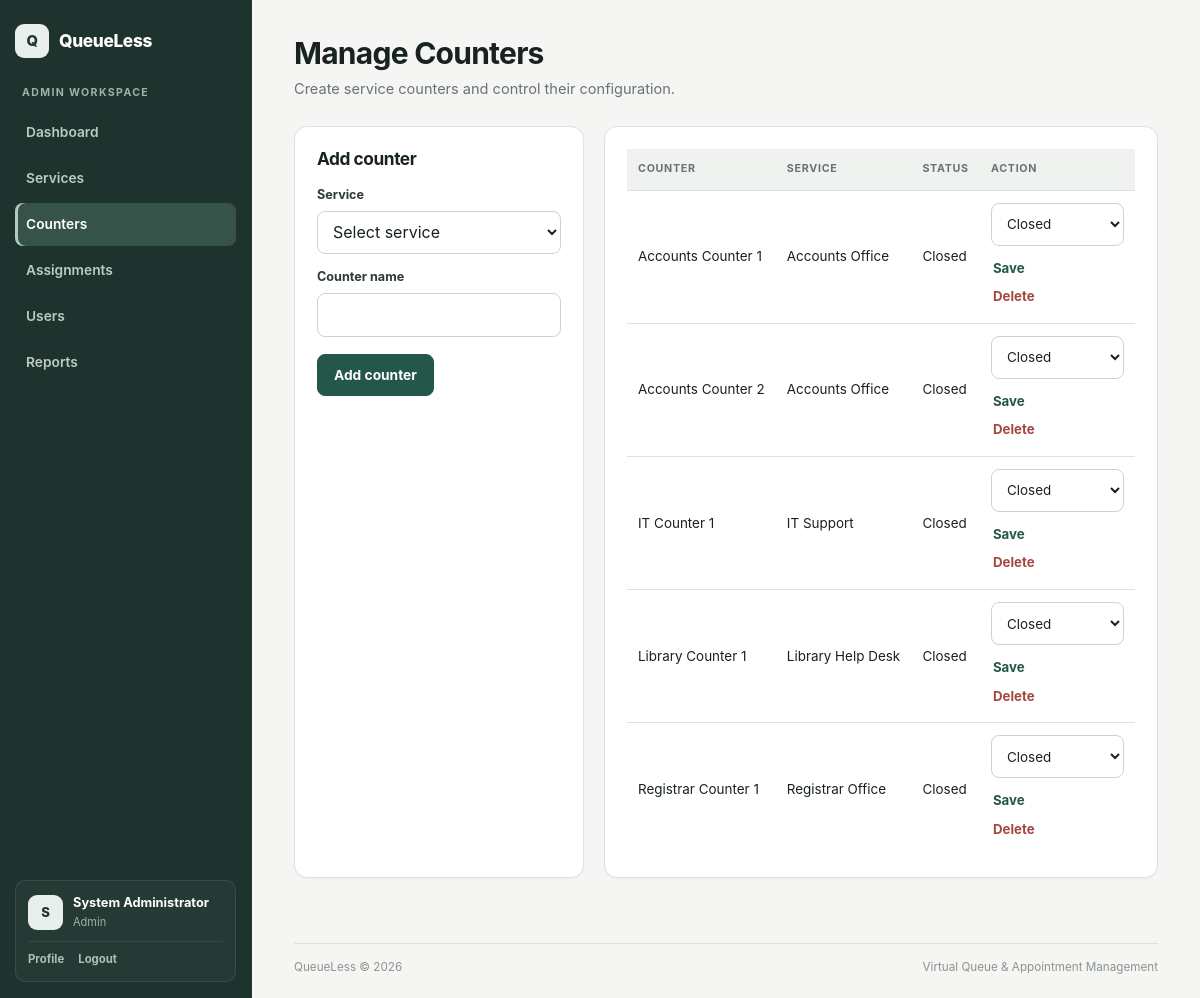
The app's page /index.php?action=admin_counters (signed in) with its own data.
### tables this page shows
CREATE TABLE counters (
    counter_id INT AUTO_INCREMENT PRIMARY KEY,
    service_id INT NOT NULL,
    counter_name VARCHAR(80) NOT NULL,
    status ENUM('Open','Closed') NOT NULL DEFAULT 'Closed',
    FOREIGN KEY (service_id) REFERENCES services(service_id)
);

CREATE TABLE services (
    service_id INT AUTO_INCREMENT PRIMARY KEY,
    name VARCHAR(100) NOT NULL,
    token_prefix VARCHAR(5) NOT NULL,
    description TEXT,
    status ENUM('Active','Inactive') NOT NULL DEFAULT 'Active'
);

### controllers/AdminController.php (called while the page is built, shortened)
<?php
class AdminController {
    private $counters;
    public function __construct($conn) {
        $this->counters = new CounterModel($conn);
    }
    public function counters() {
        $counters = $this->counters->getAll();
        require 'views/admin/counters.php';
    }
}
?>

### models/CounterModel.php (called while the page is built, shortened)
<?php
class CounterModel {
    private $conn;
    public function __construct($conn) {
        $this->conn = $conn;
    }
    public function getAll() {
        $sql = "SELECT c.*, s.name AS service_name
                FROM counters c
                JOIN services s ON c.service_id = s.service_id
                ORDER BY s.name, c.counter_name";
        return $this->conn->query($sql);
    }
}
?>

### views/admin/counters.php (the view, shortened to what this page needs)
<?php
require 'views/includes/header.php';
?>
<div class="page-head">
    <div>
        <h1>
            Manage Counters
        </h1>
        <p>
            Create service counters and control their configuration.
        </p>
    </div>
</div>
<div class="two-col admin">
    <section class="card">
        <h2>
            Add counter
        </h2>
        <form method="POST" action="index.php?action=save_counter">
            <label>
                Service
            </label>
            <select name="service_id">
                <option value="">
                    Select service
                </option>
            </select>
            <label>
                Counter name
            </label>
            <input type="text" name="counter_name">
            <button class="button">
                Add counter
            </button>
        </form>
    </section>
    <section class="card table-wrap">
        <table>
            <thead>
                <tr>
                    <th>
                        Counter
                    </th>
                    <th>
                        Service
                    </th>
                    <th>
                        Status
                    </th>
                    <th>
                        Action
                    </th>
                </tr>
            </thead>
            <tbody>
                <?php while ($c = $counters->fetch_assoc()): ?>
                    <tr>
                        <td>
                            <?php echo htmlspecialchars($c['counter_name']); ?>
                        </td>
                        <td>
                            <?php echo htmlspecialchars($c['service_name']); ?>
                        </td>
                        <td>
                            <?php echo htmlspecialchars($c['status']); ?>
                        </td>
                        <td>
                            <form method="POST" action="index.php?action=save_counter" class="inline-actions">
                                <select name="status">
                                    <option <?php echo $c['status']==='Closed'?'selected':''; ?>>
                                        Closed
                                    </option>
                                </select>
                                <button class="text-button">
                                    Save
                                </button>
                            </form>
                            <form method="POST" action="index.php?action=delete_counter" onsubmit="return confirm('Remove this counter?');">
                                <button class="text-button danger-text">
                                    Delete
                                </button>
                            </form>
                        </td>
                    </tr>
                <?php endwhile; ?>
            </tbody>
        </table>
    </section>
</div>
<?php require 'views/includes/footer.php'; ?>

### index.php (shortened to what this page needs)
<?php
require_once 'config/config.php';
require_once 'models/CounterModel.php';
require_once 'controllers/ProfileController.php';
require_once 'controllers/AdminController.php';
$action = $_GET['action'] ?? 'home';
$auth = new AuthController($conn);
$profile = new ProfileController($conn);
$customer = new CustomerController($conn);
$staff = new StaffController($conn);
$admin = new AdminController($conn);
$ajax = new AjaxController($conn);
if ($action === 'home') {
    require 'views/public/home.php';
} elseif ($action === 'login') {
    $auth->login();
} elseif ($action === 'register') {
    $auth->register();
} elseif ($action === 'logout') {
    $auth->logout();
} elseif ($action === 'forgot_password') {
    $auth->forgotPassword();
} elseif ($action === 'reset_password') {
    $auth->resetPassword();
} elseif ($action === 'profile') {
    $profile->index();
} elseif ($action === 'update_profile') {
    $profile->update();
} elseif ($action === 'change_password') {
    $profile->changePassword();
} elseif ($action === 'deactivate_account') {
    $profile->deactivate();
} elseif ($action === 'services') {
    $customer->services();
} elseif ($action === 'join_queue') {
    $customer->joinQueue();
} elseif ($action === 'cancel_token') {
    $customer->cancelToken();
} elseif ($action === 'appointments') {
    $customer->appointments();
} elseif ($action === 'book_appointment') {
    $customer->bookAppointment();
} elseif ($action === 'cancel_appointment') {
    $customer->cancelAppointment();
} elseif ($action === 'check_in') {
    $customer->checkIn();
} elseif ($action === 'counter_status') {
    $staff->counterStatus();
} elseif ($action === 'call_next') {
    $staff->queueAction('call');
} elseif ($action === 'start_serving') {
    $staff->queueAction('serve');
} elseif ($action === 'recall_token') {
    $staff->queueAction('recall');
} elseif ($action === 'skip_token') {
    $staff->queueAction('skip');
} elseif ($action === 'complete_token') {
    $staff->queueAction('complete');
} elseif ($action === 'admin_services') {
    $admin->services();
} elseif ($action === 'save_service') {
    $admin->saveService();
} elseif ($action === 'delete_service') {
    $admin->deleteService();
} elseif ($action === 'admin_users') {
    $admin->users();
} elseif ($action === 'create_staff') {
    $admin->createStaff();
} elseif ($action === 'user_status') {
    $admin->userStatus();
} elseif ($action === 'admin_counters') {
    $admin->counters();
} elseif ($action === 'save_counter') {
    $admin->saveCounter();
} elseif ($action === 'delete_counter') {
    $admin->deleteCounter();
} elseif ($action === 'admin_assignments') {
    $admin->assignments();
} elseif ($action === 'assign_staff') {
    $admin->assignStaff();
} elseif ($action === 'admin_reports') {
    $admin->reports();
} elseif ($action === 'ajax_check_email') {
    $ajax->checkEmail();
} elseif ($action === 'ajax_check_username') {
    $ajax->checkUsername();
} elseif ($action === 'ajax_validate_password') {
    $ajax->validatePassword();
} elseif ($action === 'ajax_public_services') {
    $ajax->publicServices();
} elseif ($action === 'ajax_queue_status') {
    $ajax->queueStatus();
} elseif ($action === 'ajax_service_stats') {
    $ajax->serviceStats();
} elseif ($action === 'ajax_staff_queue') {
    $ajax->staffQueue();
} else {
    http_response_code(404);
    echo 'Page not found.';
}
?>

### views/includes/header.php (shortened to what this page needs)
<?php
$role = $_SESSION['role'] ?? '';
$full_name = $_SESSION['full_name'] ?? '';
$currentAction = $_GET['action'] ?? 'dashboard';
$display_name = $full_name;
function navActive($actions, $currentAction) {
    if (!is_array($actions)) {
        $actions = [$actions];
    }
    return in_array($currentAction, $actions, true) ? 'active' : '';
}
function navIcon($name) {
    $icons = [
        'dashboard' => '<svg class="nav-icon" viewBox="0 0 24 24" fill="none" stroke="currentColor" stroke-width="1.8"><rect x="3" y="3" width="7" height="7" rx="2"/><rect x="14" y="3" width="7" height="7" rx="2"/><rect x="3" y="14" width="7" height="7" rx="2"/><rect x="14" y="14" width="7" height="7" rx="2"/></svg>',
        'services' => '<svg class="nav-icon" viewBox="0 0 24 24" fill="none" stroke="currentColor" stroke-width="1.8"><path d="M4 6h16M4 12h16M4 18h10"/><circle cx="18" cy="18" r="2.5"/></svg>',
        'appointments' => '<svg class="nav-icon" viewBox="0 0 24 24" fill="none" stroke="currentColor" stroke-width="1.8"><rect x="3" y="5" width="18" height="16" rx="3"/><path d="M8 3v4M16 3v4M3 10h18"/></svg>',
        'history' => '<svg class="nav-icon" viewBox="0 0 24 24" fill="none" stroke="currentColor" stroke-width="1.8"><path d="M3 12a9 9 0 1 0 3-6.7L3 8"/><path d="M3 3v5h5M12 7v5l3 2"/></svg>',
        'counter' => '<svg class="nav-icon" viewBox="0 0 24 24" fill="none" stroke="currentColor" stroke-width="1.8"><path d="M4 20V9l8-5 8 5v11"/><path d="M8 20v-6h8v6M3 20h18"/></svg>',
        'counters' => '<svg class="nav-icon" viewBox="0 0 24 24" fill="none" stroke="currentColor" stroke-width="1.8"><rect x="3" y="4" width="18" height="6" rx="2"/><rect x="3" y="14" width="8" height="6" rx="2"/><rect x="15" y="14" width="6" height="6" rx="2"/></svg>',
        'assignments' => '<svg class="nav-icon" viewBox="0 0 24 24" fill="none" stroke="currentColor" stroke-width="1.8"><circle cx="8" cy="8" r="3"/><path d="M3 20v-2a5 5 0 0 1 10 0v2M16 7h5M18.5 4.5v5M15 15h6"/></svg>',
        'users' => '<svg class="nav-icon" viewBox="0 0 24 24" fill="none" stroke="currentColor" stroke-width="1.8"><circle cx="9" cy="8" r="3"/><path d="M3 20v-2a6 6 0 0 1 12 0v2M16 5.5a3 3 0 0 1 0 5.8M18 15a5 5 0 0 1 3 4.6V20"/></svg>',
        'reports' => '<svg class="nav-icon" viewBox="0 0 24 24" fill="none" stroke="currentColor" stroke-width="1.8"><path d="M4 20V10M10 20V4M16 20v-7M22 20H2"/></svg>'
    ];
    return $icons[$name] ?? $icons['dashboard'];
}
$initial = $display_name !== '' ? strtoupper(substr($display_name, 0, 1)) : 'U';
?>
<!DOCTYPE html>
<html lang="en">
<head>
    <link rel="stylesheet" href="assets/css/style.css?v=10">
</head>
<body class="app-body">
<div class="app-shell">
    <aside class="sidebar" id="sidebar">
        <a class="brand" href="index.php?action=dashboard">
            <span class="brand-mark">Q</span>
            <span>QueueLess</span>
        </a>
        <div class="sidebar-role"><?php echo htmlspecialchars($role); ?> workspace</div>
        <nav class="side-nav">
            <?php if ($role === 'Customer'): ?>
                <a class="<?php echo navActive('dashboard', $currentAction); ?>" href="index.php?action=dashboard">
                    <?php echo navIcon('dashboard'); ?> <span>Dashboard</span>
                </a>
                <a class="<?php echo navActive(['services', 'join_queue'], $currentAction); ?>" href="index.php?action=services">
                    <?php echo navIcon('services'); ?> <span>Services</span>
                </a>
                <a class="<?php echo navActive(['appointments', 'book_appointment'], $currentAction); ?>" href="index.php?action=appointments">
                    <?php echo navIcon('appointments'); ?> <span>Appointments</span>
                </a>
                <a class="<?php echo navActive('history', $currentAction); ?>" href="index.php?action=history">
                    <?php echo navIcon('history'); ?> <span>Queue History</span>
                </a>
            <?php elseif ($role === 'Admin'): ?>
                <a class="<?php echo navActive('dashboard', $currentAction); ?>" href="index.php?action=dashboard">
                    <?php echo navIcon('dashboard'); ?> <span>Dashboard</span>
                </a>
                <a class="<?php echo navActive(['admin_services', 'save_service'], $currentAction); ?>" href="index.php?action=admin_services">
                    <?php echo navIcon('services'); ?> <span>Services</span>
                </a>
                <a class="<?php echo navActive(['admin_counters', 'save_counter'], $currentAction); ?>" href="index.php?action=admin_counters">
                    <?php echo navIcon('counters'); ?> <span>Counters</span>
                </a>
                <a class="<?php echo navActive(['admin_assignments', 'assign_staff'], $currentAction); ?>" href="index.php?action=admin_assignments">
                    <?php echo navIcon('assignments'); ?> <span>Assignments</span>
                </a>
                <a class="<?php echo navActive(['admin_users', 'create_staff'], $currentAction); ?>" href="index.php?action=admin_users">
                    <?php echo navIcon('users'); ?> <span>Users</span>
                </a>
                <a class="<?php echo navActive('admin_reports', $currentAction); ?>" href="index.php?action=admin_reports">
                    <?php echo navIcon('reports'); ?> <span>Reports</span>
                </a>
            <?php endif; ?>
        </nav>
        <div class="sidebar-user">
            <div class="user-card">
                <div class="user-main">
                    <div class="user-avatar-mini"><?php echo htmlspecialchars($initial); ?></div>
                    <div class="user-meta">
                        <strong><?php echo htmlspecialchars($display_name); ?></strong>
                        <span><?php echo htmlspecialchars($role); ?></span>
                    </div>
                </div>
                <div class="user-actions">
                    <a href="index.php?action=profile">Profile</a>
                    <a href="index.php?action=logout">Logout</a>
                </div>
            </div>
        </div>
    </aside>
    <div class="app-panel">
        <main class="main-area">
            <div class="content-wrap">

### views/includes/footer.php (shortened to what this page needs)
            </div>
        </main>
        <footer class="app-footer">
            <div class="app-footer-inner">
                <span>QueueLess &copy; <?php echo date('Y'); ?></span>
                <span>Virtual Queue &amp; Appointment Management</span>
            </div>
        </footer>
    </div>
</div>
</body>
</html>

### records on screen
counters: counter_name "Accounts Counter 1", service.name "Accounts Office", status "Closed"
counters: counter_name "Accounts Counter 2", service.name "Accounts Office", status "Closed"
counters: counter_name "IT Counter 1", service.name "IT Support", status "Closed"
counters: counter_name "Library Counter 1", service.name "Library Help Desk", status "Closed"
counters: counter_name "Registrar Counter 1", service.name "Registrar Office", status "Closed"

### other values on screen
$role "ADMIN"
$initial "S"
$display_name "System Administrator"
$role "Admin"
